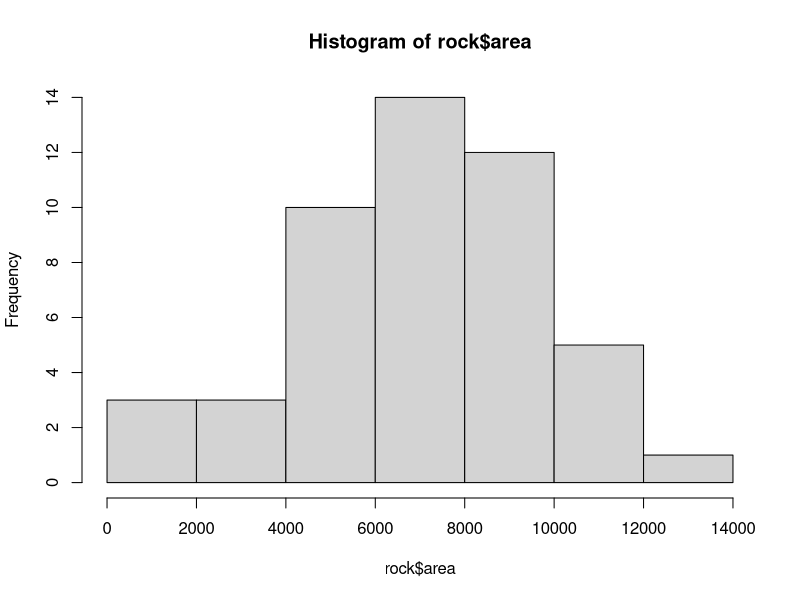
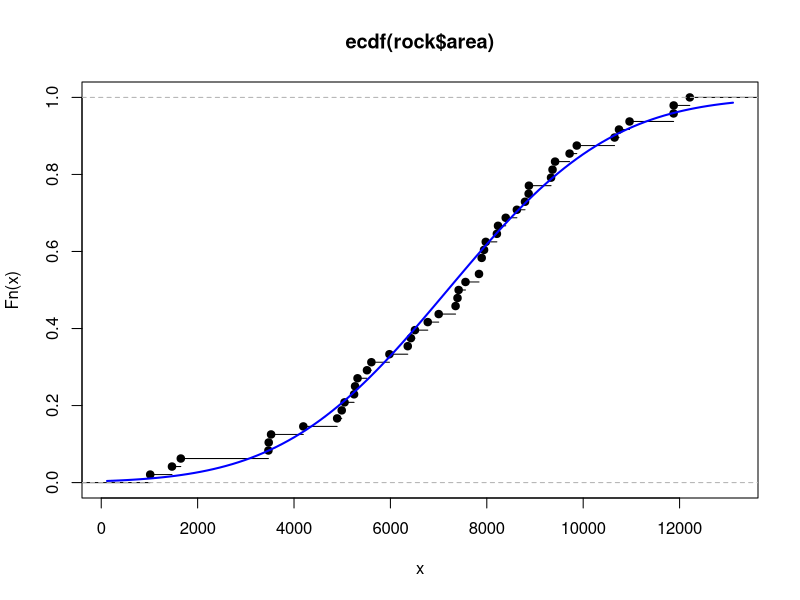

Here is the R script that generated these plots, in order:
hist(rock$area, freq = T)

fn <- ecdf(rock$area)

str(fn)

plot(fn)

fn(8000)

fn(c(4000, 6000, 8000))

summary(fn)

media <- mean(rock$area)
desvio <- sd(rock$area)

curve(pnorm(x, mean = media, sd = desvio),
      lwd = 2, col = "blue", add = T)

quantis <- c(4000, 6000, 8000)

soma_quadratica <- function(quantis){
  empiricos <- fn(quantis)
  teoricos <- pnorm(quantis, mean = media, sd = desvio)
  sum((teoricos - empiricos)**2)
}

soma_quadratica(quantis)
soma_quadratica(rock$area)

soma_quadratica(quantis)/3
soma_quadratica(rock$area)/48

# -------------------------------------------------------------- #
amostra_10 <- runif(48)
fn_amostra_unif <- ecdf(amostra_10)

soma_quadratica_unif <- function(quantis){
  empiricos <- fn_amostra_unif(quantis)
  teoricos <- punif(quantis)
  sum((teoricos - empiricos)**2)
}
soma_quadratica_unif(amostra_10)/48

#------------------------------------------------------------------------

mqse_unif <- function(tamanho_amostra = 48){
  
  amostra <- runif(tamanho_amostra)
  fn_amostra_unif <- ecdf(amostra)
  
  soma_quadratica_unif <- function(quantis){
    empiricos <- fn_amostra_unif(quantis)
    teoricos <- punif(quantis)
    sum((teoricos - empiricos)**2)
  }
  return(soma_quadratica_unif(amostra)/tamanho_amostra)
}

mqse_unif()
